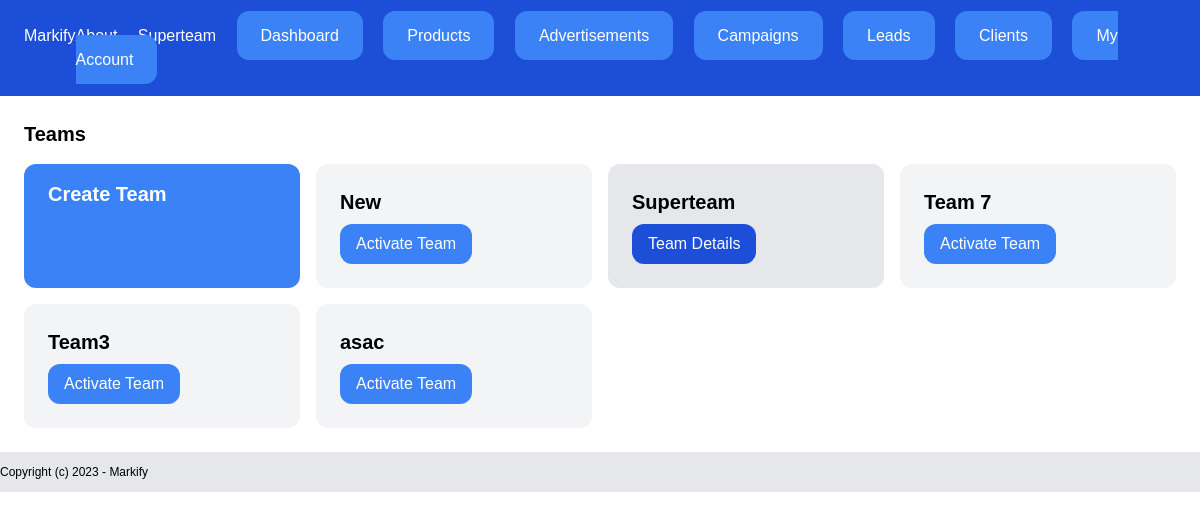
Page /dashboard/teams/ (signed in) on the committed database.
### team/models.py (models this page shows, shortened)
class Team(models.Model):
    name = models.CharField(max_length=100)
    plan = models.ForeignKey(Plan, related_name='teams', blank=True, null=True, on_delete=models.CASCADE)
    members = models.ManyToManyField(User, related_name='teams')
    created_by = models.ForeignKey(User, related_name='created_teams', on_delete=models.CASCADE)
    created_at = models.DateTimeField(auto_now_add=True)
    modified_by = models.DateTimeField(auto_now=True)
    class Meta:
        ordering = ('name',)

### team/views.py (the view)
# urls.py: path('', views.teams_list, name='list'),
@login_required
def teams_list(request):
    teams = Team.objects.filter(members__in=[request.user])
    return render(request, 'team/teams_list.html', {
        'teams': teams
    })

### campaigns/context_processors.py (called while the page is built)
def campaign_expired(request):
    campaigns = Campaign.objects.all()
    for campaign in campaigns:
        if campaign.end_date < timezone.now().date():
            campaign.active = False
            campaign.save()
    return {'campaigns': campaigns}

### team/context_processors.py (called while the page is built)
def active_team(request):
    if request.user.is_authenticated:
        if request.user.userprofile.active_team:
            team = request.user.userprofile.active_team
        else:
            team = Team.objects.filter(created_by=request.user)[0]
    else:
        team = None
    return {'active_team': team}

### team/templates/team/teams_list.html (shortened to what this page needs)
{%extends "core/base.html"%}
{%block content%}
    <div class='py-6 px-6'>
        <h1 class='text-xl mb-4 font-semibold'>Teams</h1>
        <div class="grid grid-cols-4 gap-4">
            <a href='{%url "teams:create"%}' class='text-white font-bold text-xl inline-block py-4 px-6 bg-blue-500 rounded-xl'>Create Team</a>
            {%for team in teams%}
                    {%if team == active_team%}
                        <div class="bg-gray-200 rounded-xl py-6 px-6 p-6">
                        <h2 class = "text-xl  font-semibold">{{team.name}}</h2>
                        <a href="{%url 'teams:detail' team.id%}" class=" bg-blue-700 text-white inline-block py-2 px-4 mt-2 rounded-xl">Team Details</a>
                        </div>
                    {%else%}
                        <div class="bg-gray-100 rounded-xl py-6 px-6 p-6">
                        <h2 class = "text-xl font-semibold">{{team.name}}</h2>
                        <a href="{%url 'teams:activate' team.id%}" class="bg-blue-500  text-white inline-block py-2 px-4 mt-2 rounded-xl">Activate Team</a>
                        </div>
                    {%endif%}
            {%endfor%}
        </div>
    </div>
{%endblock%}

### core/templates/core/partials/nav.html (shortened to what this page needs)
<nav class='py-6 flex justify-between bg-blue-700 px-6'>
    <a href='/' class='text-white'>Markify</a>
    <div class="space-x-4">
      <a href="{% url 'about' %}" class='text-white'>About</a>
      {%if request.user.is_authenticated%}
      <a href="{%url 'teams:detail' active_team.id %}" class='text-white text'>{{active_team.name}}</a>
      <a href='{%url "dashboard" %}' class='text-white py-4 px-6 bg-blue-500 rounded-xl'>Dashboard</a>
      <a href='{%url "products:list" %}' class='text-white py-4 px-6 bg-blue-500 rounded-xl'>Products</a>
      <a href='{%url "ads:list" %}' class='text-white py-4 px-6 bg-blue-500 rounded-xl'>Advertisements</a>
      <a href='{%url "campaigns:list" %}' class='text-white py-4 px-6 bg-blue-500 rounded-xl'>Campaigns</a>
      <a href='{%url "leads:list" %}' class='text-white py-4 px-6 bg-blue-500 rounded-xl'>Leads</a>
      <a href='{%url "clients:list" %}' class='text-white py-4 px-6 bg-blue-500 rounded-xl'>Clients</a>
      <a href='{%url "userprofile:myaccount" %}' class='text-white py-4 px-6 bg-blue-500 rounded-xl'>My Account</a>
      {% endif %}
    </div>
  </nav>

### rows in the picture
Team: name "Superteam"
Team: name "New"
Team: name "Team 7"
Team: name "Team3"
Team: name "asac"
